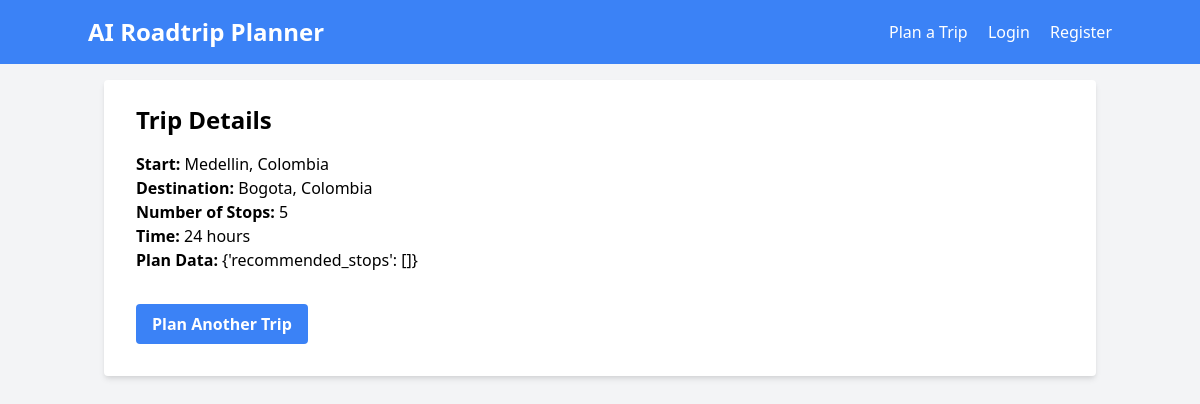
/view_trip/1, run on the app's committed database.
### app.py (models this page shows)
class TripPlan(db.Model):
    id = db.Column(db.Integer, primary_key=True)
    start = db.Column(db.String(100), nullable=False)
    destination = db.Column(db.String(100), nullable=False)
    stops = db.Column(db.Integer, nullable=False)
    time = db.Column(db.Integer, nullable=False)
    preferred_activities = db.Column(db.String(255))
    plan_data = db.Column(db.Text)
    user_id = db.Column(db.Integer, db.ForeignKey('user.id'), nullable=False)

### app.py (the view)
@app.route('/view_trip/<int:trip_id>')
def view_trip(trip_id):
    trip = TripPlan.query.get(trip_id)
    if trip is None:
        abort(404, description="Trip not found")
    return render_template('view_trip.html', trip=trip)

### templates/view_trip.html (shortened to what this page needs)
{% extends "base.html" %}
{% block content %}
<div class="bg-white shadow-md rounded px-8 pt-6 pb-8 mb-4">
    <h2 class="text-2xl font-bold mb-4">Trip Details</h2>
    <div class="mb-4">
        <p><strong>Start:</strong> {{ trip.start }}</p>
        <p><strong>Destination:</strong> {{ trip.destination }}</p>
        <p><strong>Number of Stops:</strong> {{ trip.stops }}</p>
        <p><strong>Time:</strong> {{ trip.time }} hours</p>
        <p><strong>Plan Data:</strong> {{ trip.plan_data }}</p>
    </div>
    <a href="{{ url_for('plan_trip') }}" class="bg-blue-500 hover:bg-blue-700 text-white font-bold py-2 px-4 rounded mt-4 inline-block">Plan Another Trip</a>
</div>
{% endblock %}

### data on the page
TripPlan: start "Medellin, Colombia", destination "Bogota, Colombia", stops "5", time "24", plan_data "{'recommended_stops': []}"
